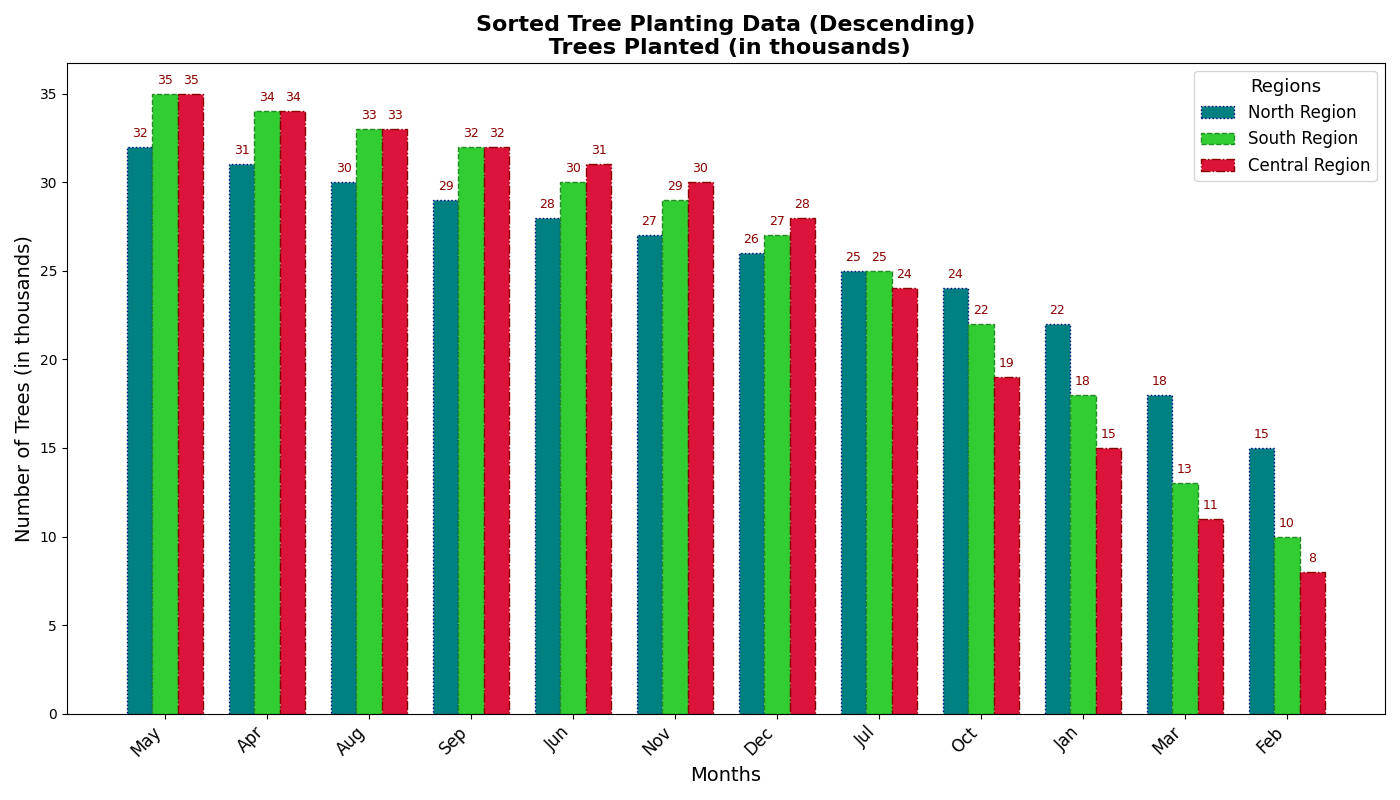

Recreate this plot in Python.
import matplotlib.pyplot as plt
import numpy as np

# Data
locations = ['North Region', 'South Region', 'Central Region']
months = np.array(['Jan', 'Feb', 'Mar', 'Apr', 'May', 'Jun', 'Jul', 'Aug', 'Sep', 'Oct', 'Nov', 'Dec'])

north_trees = [22, 15, 18, 31, 32, 28, 25, 30, 29, 24, 27, 26]
south_trees = [18, 13, 10, 35, 34, 25, 32, 33, 29, 27, 30, 22]
central_trees = [28, 30, 11, 31, 32, 24, 19, 34, 33, 8, 35, 15]

# Sorting the data in descending order
north_sorted = sorted(zip(north_trees, months), reverse=True)
south_sorted = sorted(zip(south_trees, months), reverse=True)
central_sorted = sorted(zip(central_trees, months), reverse=True)

# Unzipping sorted data
north_trees_sorted, months_sorted_north = zip(*north_sorted)
south_trees_sorted, months_sorted_south = zip(*south_sorted)
central_trees_sorted, months_sorted_central = zip(*central_sorted)

# Creating subplots
fig, ax = plt.subplots(figsize=(14, 8))

# Bar placement
width = 0.25  # Width of the bars
x = np.arange(len(months))

# Drawing bars using sorted data with new colors
bars1 = ax.bar(x - width, north_trees_sorted, width, color='teal', edgecolor='navy', linestyle=':', label='North Region')
bars2 = ax.bar(x, south_trees_sorted, width, color='limegreen', edgecolor='forestgreen', linestyle='--', label='South Region')
bars3 = ax.bar(x + width, central_trees_sorted, width, color='crimson', edgecolor='darkred', linestyle='-.', label='Central Region')

# Title & labels
ax.set_title('Sorted Tree Planting Data (Descending)\n Trees Planted (in thousands)', fontsize=16, fontweight='bold')
ax.set_xlabel('Months', fontsize=14)
ax.set_ylabel('Number of Trees (in thousands)', fontsize=14)

# Xticks using sorted month data
ax.set_xticks(x)
ax.set_xticklabels(months_sorted_north, fontsize=12, rotation=45, ha='right')

# Annotation function
def annotate_bars(bars):
    for bar in bars:
        height = bar.get_height()
        ax.annotate(f'{height}', xy=(bar.get_x() + bar.get_width() / 2, height), 
                    xytext=(0, 5), textcoords="offset points", ha='center', va='bottom', fontsize=9, color='darkred')

# Annotate each set of bars
annotate_bars(bars1)
annotate_bars(bars2)
annotate_bars(bars3)

# Legend
ax.legend(title='Regions', title_fontsize='13', fontsize='12', loc='upper right')

plt.tight_layout()
plt.show()
